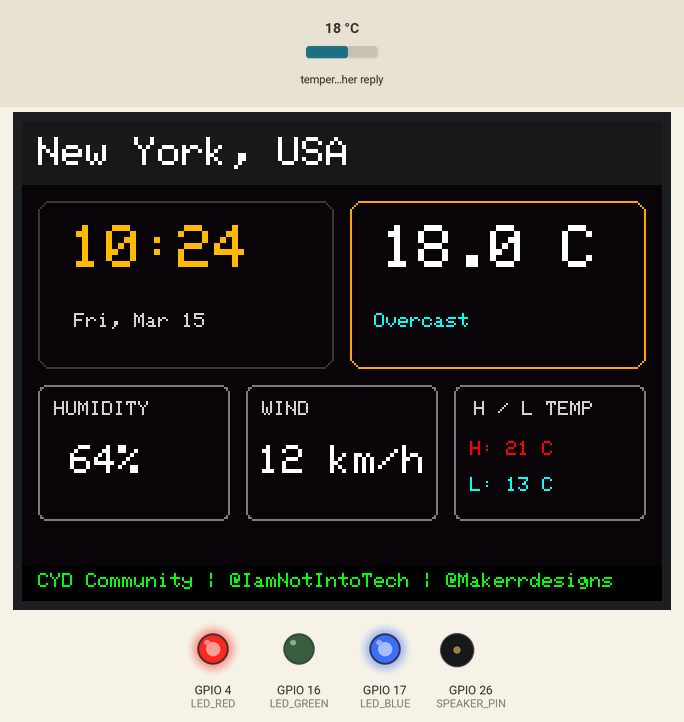
The sketch below on a simulated ESP32. Parts: 320×240 colour display, output pins drawn as LEDs (lit = HIGH), buzzer (waves = sounding, pin HIGH). The inputs (shaded band) are chosen by the test bench; at power-on: temperature in the weather reply 18 °C. WiFi joins after 1.5 s; servers stay silent unless stated; the local clock reads 2024-03-15 10:24:30 at power-on unless the sketch sets it; web services answer with replies made up by the test bench; what the sketch prints to the serial monitor is not drawn.

Above: at 2.2 s.
At 30.4 s:
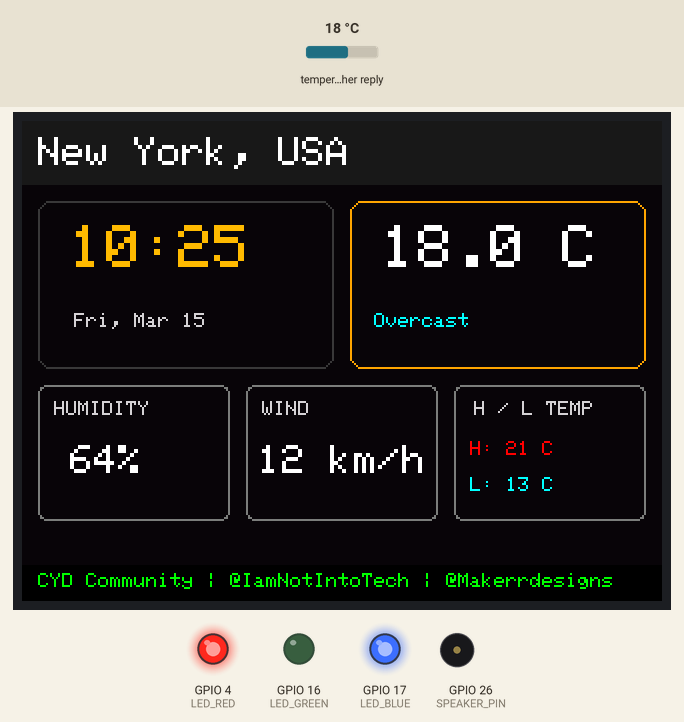
At 90.6 s:
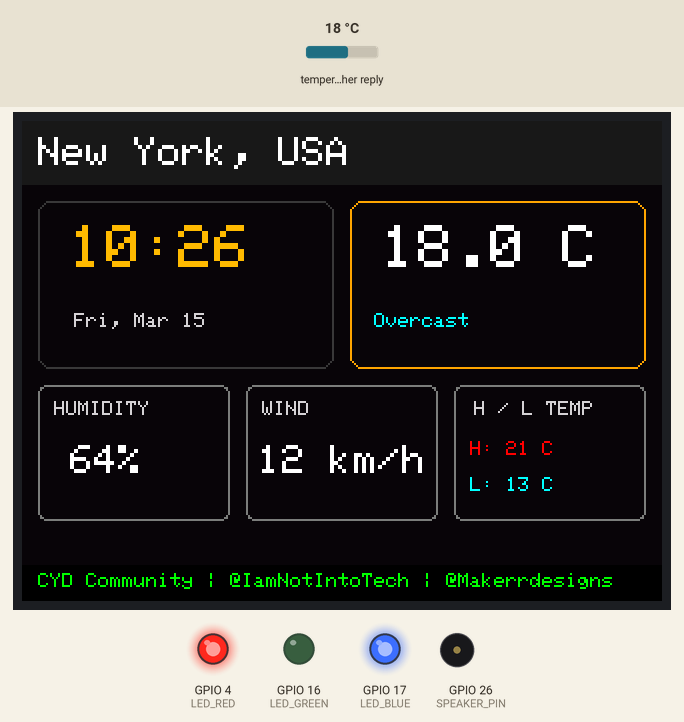
Timing chart, 0 to 92.1 s (numbered marks = the images above):
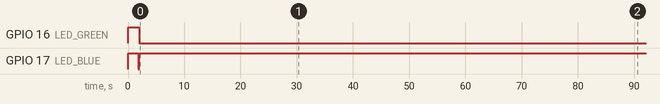

The sketch:

01-weather-station.ino
```cpp
/**
 * @file 01-weather-station.ino
 * @brief Live WiFi Weather Station & Clock for Cheap Yellow Display (CYD)
 * @author Tushar Aggarwal (tushar2704)
 * @repository https://github.com/tushar2704/Cheap-Yellow-Display-Community
 *
 * 📺 Follow on YouTube:
 * - Tech & Coding: https://youtube.com/@IamNotIntoTech
 * - 3D Printing & Enclosure: https://youtube.com/@Makerrdesigns
 *
 * Uses Open-Meteo API (100% Free, NO API key required!)
 */

#include <WiFi.h>
#include <HTTPClient.h>
#include <ArduinoJson.h>
#include <time.h>
#include <SPI.h>
#include <TFT_eSPI.h>
#include <XPT2046_Touchscreen.h>

// Enter your WiFi Credentials
const char* WIFI_SSID     = "YOUR_WIFI_SSID";
const char* WIFI_PASSWORD = "YOUR_WIFI_PASSWORD";

// Geolocation (Default: New York City - change to your latitude & longitude)
const float LATITUDE  = 40.7128;
const float LONGITUDE = -74.0060;
const char* CITY_NAME = "New York, USA";
const char* NTP_SERVER = "pool.ntp.org";
const long  GMT_OFFSET_SEC = -18000; // EST (UTC -5)
const int   DAYLIGHT_OFFSET_SEC = 3600;

// Hardware Pins (ESP32-2432S028R)
#define XPT2046_IRQ 36
#define XPT2046_MOSI 13
#define XPT2046_MISO 12
#define XPT2046_CLK 14
#define XPT2046_CS 33

#define LED_RED 4
#define LED_GREEN 16
#define LED_BLUE 17
#define SPEAKER_PIN 26

TFT_eSPI tft = TFT_eSPI();
XPT2046_Touchscreen ts(XPT2046_CS, XPT2046_IRQ);
SPIClass touchSPI(VSPI);

// Weather Data Struct
struct WeatherData {
  float temperature = 0.0;
  int humidity = 0;
  float windSpeed = 0.0;
  int weatherCode = 0;
  float tempMax = 0.0;
  float tempMin = 0.0;
  String conditionStr = "Sunny";
} weather;

unsigned long lastWeatherUpdate = 0;
const unsigned long WEATHER_UPDATE_INTERVAL = 900000; // 15 minutes

const char* decodeWeatherCode(int code) {
  switch (code) {
    case 0: return "Clear Sky";
    case 1: return "Mainly Clear";
    case 2: return "Partly Cloudy";
    case 3: return "Overcast";
    case 45: case 48: return "Foggy";
    case 51: case 53: case 55: return "Drizzle";
    case 61: case 63: case 65: return "Rain";
    case 71: case 73: case 75: return "Snow";
    case 80: case 81: case 82: return "Showers";
    case 95: case 96: case 99: return "Thunderstorm";
    default: return "Cloudy";
  }
}

void setLed(bool r, bool g, bool b) {
  digitalWrite(LED_RED, r ? LOW : HIGH);
  digitalWrite(LED_GREEN, g ? LOW : HIGH);
  digitalWrite(LED_BLUE, b ? LOW : HIGH);
}

void fetchWeatherData() {
  if (WiFi.status() != WL_CONNECTED) return;

  setLed(false, false, true); // Blue while fetching
  HTTPClient http;
  String url = String("http://api.open-meteo.com/v1/forecast?latitude=") + LATITUDE +
               "&longitude=" + LONGITUDE +
               "&current=temperature_2m,relative_humidity_2m,weather_code,wind_speed_10m" +
               "&daily=temperature_2m_max,temperature_2m_min&timezone=auto";

  http.begin(url);
  int httpCode = http.GET();

  if (httpCode == HTTP_CODE_OK) {
    String payload = http.getString();
    StaticJsonDocument<1536> doc;
    DeserializationError err = deserializeJson(doc, payload);

    if (!err) {
      weather.temperature = doc["current"]["temperature_2m"];
      weather.humidity    = doc["current"]["relative_humidity_2m"];
      weather.windSpeed   = doc["current"]["wind_speed_10m"];
      weather.weatherCode = doc["current"]["weather_code"];
      weather.tempMax     = doc["daily"]["temperature_2m_max"][0];
      weather.tempMin     = doc["daily"]["temperature_2m_min"][0];
      weather.conditionStr = decodeWeatherCode(weather.weatherCode);
      Serial.printf("Weather: %.1f C, %s, Humidity: %d%%\n",
                    weather.temperature, weather.conditionStr.c_str(), weather.humidity);
    }
  }
  http.end();
  setLed(false, true, false); // Green when done
}

void renderUI() {
  tft.fillScreen(0x0821); // Dark sleek background

  // Header Bar
  tft.fillRect(0, 0, 320, 32, 0x18C3);
  tft.setTextColor(TFT_WHITE, 0x18C3);
  tft.setTextSize(2);
  tft.setCursor(8, 8);
  tft.print(CITY_NAME);

  // Time & Date card
  tft.drawRoundRect(8, 40, 148, 84, 6, 0x39C7);
  struct tm timeinfo;
  if (getLocalTime(&timeinfo)) {
    char timeStr[10];
    strftime(timeStr, sizeof(timeStr), "%H:%M", &timeinfo);
    tft.setTextColor(0xFDC0, 0x0821); // CYD Yellow
    tft.setTextSize(3);
    tft.setCursor(24, 52);
    tft.print(timeStr);

    char dateStr[20];
    strftime(dateStr, sizeof(dateStr), "%a, %b %d", &timeinfo);
    tft.setTextColor(TFT_LIGHTGREY, 0x0821);
    tft.setTextSize(1);
    tft.setCursor(26, 96);
    tft.print(dateStr);
  }

  // Current Temperature Big Card
  tft.drawRoundRect(164, 40, 148, 84, 6, 0xFD20); // Orange
  tft.setTextColor(TFT_WHITE, 0x0821);
  tft.setTextSize(3);
  tft.setCursor(180, 52);
  tft.printf("%.1f C", weather.temperature);

  tft.setTextColor(TFT_CYAN, 0x0821);
  tft.setTextSize(1);
  tft.setCursor(176, 96);
  tft.print(weather.conditionStr);

  // Details Row Cards
  // Humidity
  tft.drawRoundRect(8, 132, 96, 68, 4, TFT_DARKGREY);
  tft.setTextColor(TFT_LIGHTGREY, 0x0821);
  tft.setTextSize(1);
  tft.setCursor(16, 140);
  tft.print("HUMIDITY");
  tft.setTextColor(TFT_WHITE, 0x0821);
  tft.setTextSize(2);
  tft.setCursor(24, 162);
  tft.printf("%d%%", weather.humidity);

  // Wind Speed
  tft.drawRoundRect(112, 132, 96, 68, 4, TFT_DARKGREY);
  tft.setTextColor(TFT_LIGHTGREY, 0x0821);
  tft.setTextSize(1);
  tft.setCursor(120, 140);
  tft.print("WIND");
  tft.setTextColor(TFT_WHITE, 0x0821);
  tft.setTextSize(2);
  tft.setCursor(118, 162);
  tft.printf("%.0f km/h", weather.windSpeed);

  // High / Low
  tft.drawRoundRect(216, 132, 96, 68, 4, TFT_DARKGREY);
  tft.setTextColor(TFT_LIGHTGREY, 0x0821);
  tft.setTextSize(1);
  tft.setCursor(226, 140);
  tft.print("H / L TEMP");
  tft.setTextColor(0xF800, 0x0821); // Red High
  tft.setTextSize(1);
  tft.setCursor(224, 160);
  tft.printf("H: %.0f C", weather.tempMax);
  tft.setTextColor(0x07FF, 0x0821); // Cyan Low
  tft.setCursor(224, 178);
  tft.printf("L: %.0f C", weather.tempMin);

  // Footer
  tft.fillRect(0, 222, 320, 18, TFT_BLACK);
  tft.setTextColor(0x07E0, TFT_BLACK);
  tft.setTextSize(1);
  tft.setCursor(8, 226);
  tft.print("CYD Community | @IamNotIntoTech | @Makerrdesigns");
}

void setup() {
  Serial.begin(115200);

  pinMode(LED_RED, OUTPUT);
  pinMode(LED_GREEN, OUTPUT);
  pinMode(LED_BLUE, OUTPUT);
  pinMode(SPEAKER_PIN, OUTPUT);
  setLed(true, false, false);

  tft.init();
  tft.setRotation(1);
  tft.fillScreen(0x0821);

  touchSPI.begin(XPT2046_CLK, XPT2046_MISO, XPT2046_MOSI, XPT2046_CS);
  ts.begin(touchSPI);
  ts.setRotation(1);

  // Connecting banner
  tft.setTextColor(0xFDC0, 0x0821);
  tft.setTextSize(2);
  tft.setCursor(30, 100);
  tft.print("Connecting to WiFi...");

  WiFi.begin(WIFI_SSID, WIFI_PASSWORD);
  int retry = 0;
  while (WiFi.status() != WL_CONNECTED && retry < 25) {
    delay(400);
    Serial.print(".");
    retry++;
  }

  if (WiFi.status() == WL_CONNECTED) {
    Serial.println("\nConnected to WiFi!");
    configTime(GMT_OFFSET_SEC, DAYLIGHT_OFFSET_SEC, NTP_SERVER);
    fetchWeatherData();
    lastWeatherUpdate = millis();
    renderUI();
  } else {
    tft.fillScreen(TFT_BLACK);
    tft.setTextColor(TFT_RED, TFT_BLACK);
    tft.setCursor(20, 100);
    tft.print("WiFi Failed! Check credentials.");
  }
}

void loop() {
  unsigned long now = millis();

  // Periodic weather refresh
  if (now - lastWeatherUpdate > WEATHER_UPDATE_INTERVAL) {
    lastWeatherUpdate = now;
    fetchWeatherData();
    renderUI();
  }

  // Refresh clock every minute
  static unsigned long lastClockUpdate = 0;
  if (now - lastClockUpdate > 30000) {
    lastClockUpdate = now;
    renderUI();
  }

  delay(200);
}
```

Measured:
- what the display in image 0 shows lasts 28.1 s, from 2.2 s to 30.3 s
- what the display in image 1 shows lasts 60.3 s, from 30.3 s to 90.6 s
